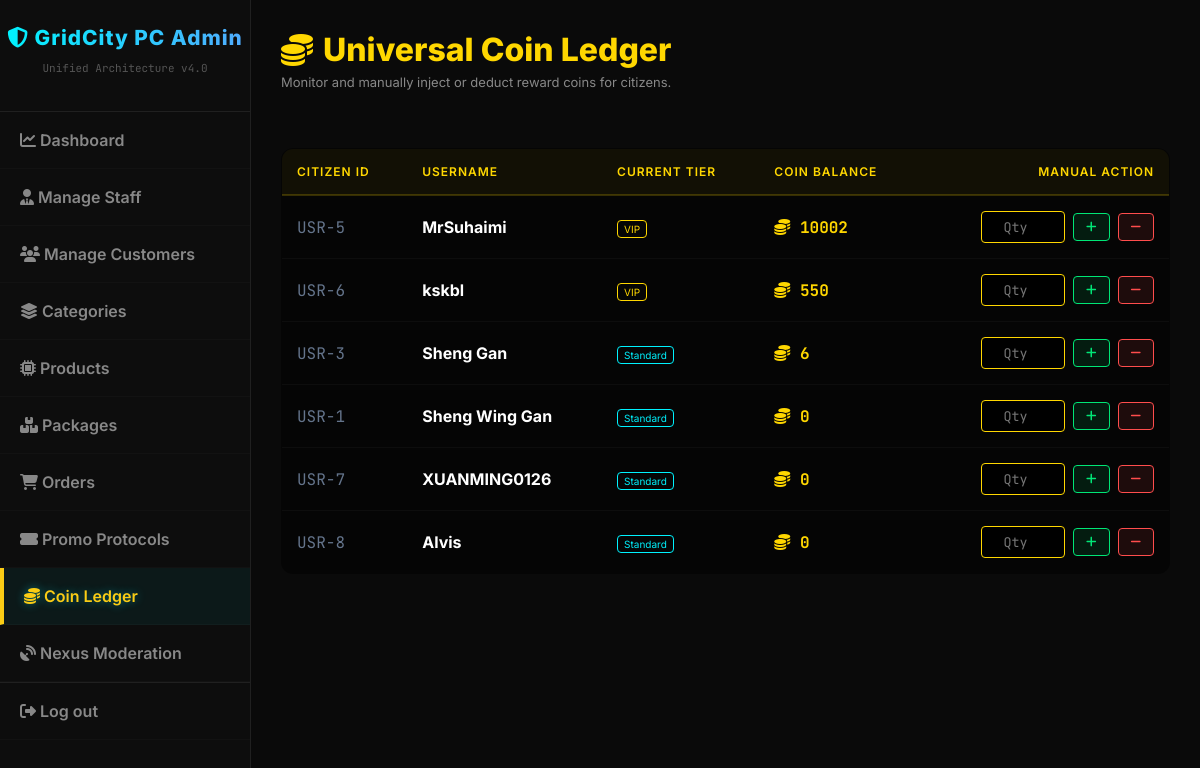
/manage_coins.php (signed in), run on an earlier commit of the app's database.
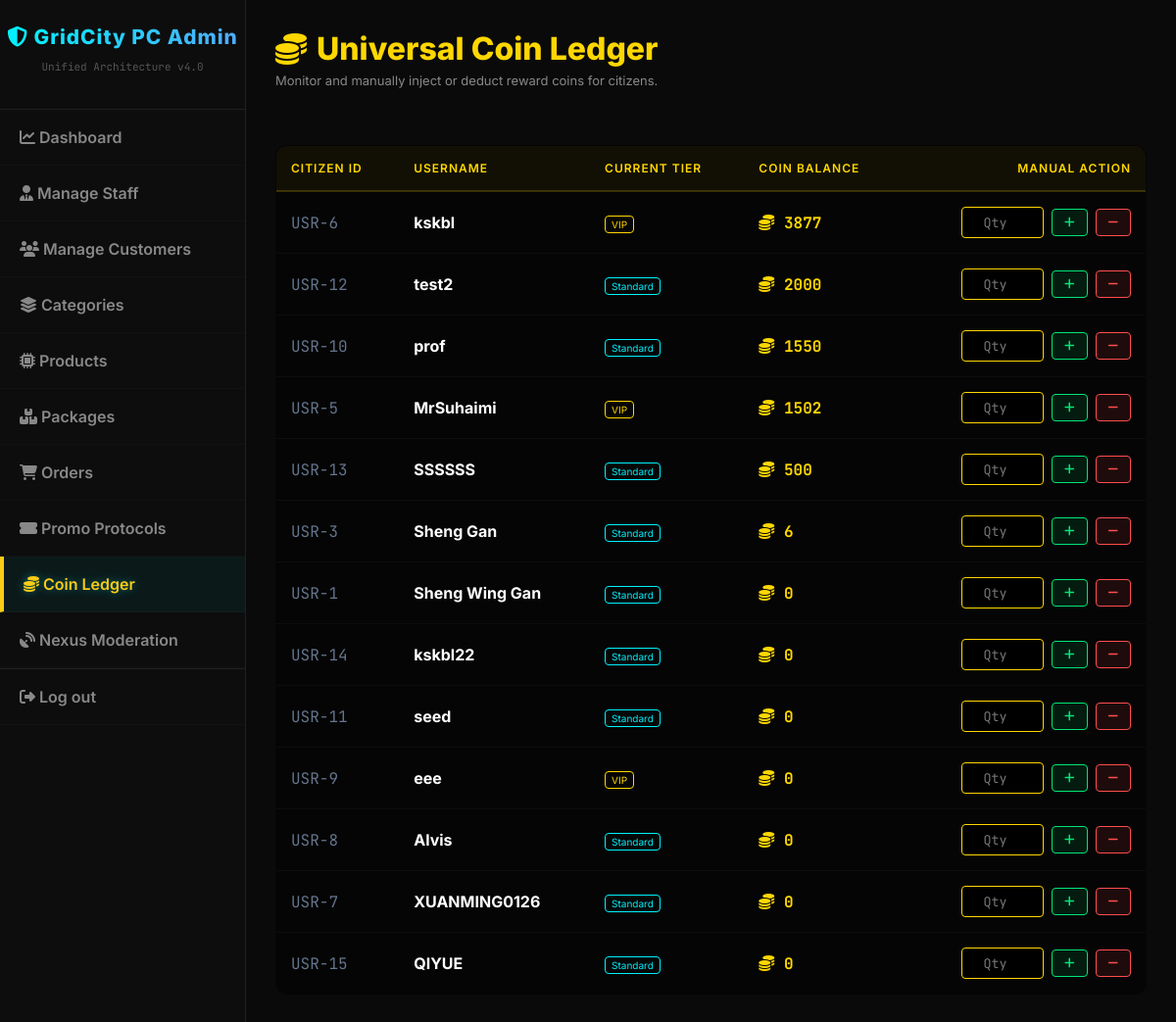
And on a later commit of the database.
### tables this page shows
CREATE TABLE `customers` (
  `customer_id` int(11) NOT NULL,
  `username` varchar(150) DEFAULT NULL,
  `first_name` varchar(50) DEFAULT NULL,
  `last_name` varchar(50) DEFAULT NULL,
  `email` varchar(100) NOT NULL,
  `password` varchar(255) NOT NULL,
  `phone_number` varchar(20) DEFAULT NULL,
  `birthday` date DEFAULT NULL,
  `wallet_balance` decimal(10,2) NOT NULL DEFAULT 0.00,
  `reward_coins` int(11) NOT NULL DEFAULT 0,
  `lifetime_coins` int(11) DEFAULT 0,
  `membership_tier` varchar(20) DEFAULT 'Standard',
  `vip_expiry_date` datetime DEFAULT NULL,
  `auto_renew` tinyint(1) DEFAULT 0,
  `default_shipping_address` text DEFAULT NULL,
  `account_status` varchar(20) DEFAULT 'Active',
  `reset_token` varchar(6) DEFAULT NULL,
  `reset_token_expire` datetime DEFAULT NULL,
  `pref_gamer` int(11) DEFAULT 0,
  `pref_creator` int(11) DEFAULT 0,
  `pref_student` int(11) DEFAULT 0,
  `pref_enthusiast` int(11) DEFAULT 0,
  `created_at` datetime DEFAULT current_timestamp()
);

### manage_coins.php (the view, shortened to what this page needs)
<!DOCTYPE html>
<html lang="en">
<head>
    <link rel="stylesheet" href="https://cdnjs.cloudflare.com/ajax/libs/font-awesome/6.4.0/css/all.min.css">
    <link rel="stylesheet" href="css/admin_style.css">
</head>
<body>
    <div class="admin-container">
      <?php include 'admin_sidebar.php'; ?>
        <div class="admin-content" style="padding: 30px;">
            <header class="admin-header" style="margin-bottom: 30px;">
                <h2 style="color: #ffd700; margin:0;"><i class="fas fa-coins"></i> Universal Coin Ledger</h2>
                <p style="color:#888; font-size:13px; margin-top:5px;">Monitor and manually inject or deduct reward coins for citizens.</p>
            </header>
            <table class="cyber-table">
                <thead>
                    <tr>
                        <th>Citizen ID</th>
                        <th>Username</th>
                        <th>Current Tier</th>
                        <th>Coin Balance</th>
                        <th style="text-align: right;">Manual Action</th>
                    </tr>
                </thead>
                <tbody>
                    <?php
                    $res = $conn->query("SELECT customer_id, username, membership_tier, reward_coins FROM customers ORDER BY reward_coins DESC");
                    while ($row = $res->fetch_assoc()) {
                        $tier_color = ($row['membership_tier'] == 'VIP') ? '#ffd700' : '#00f2fe';
                        echo "<tr>";
                        echo "<td style='color:#64748b; font-family: JetBrains Mono;'>USR-{$row['customer_id']}</td>";
                        echo "<td><strong>{$row['username']}</strong></td>";
                        echo "<td><span style='color:{$tier_color}; border:1px solid {$tier_color}; padding:2px 6px; border-radius:4px; font-size:10px;'>{$row['membership_tier']}</span></td>";
                        echo "<td style='color:#ffd700; font-family: JetBrains Mono; font-weight:bold; font-size:16px;'><i class='fas fa-coins'></i> {$row['reward_coins']}</td>";
                        echo "<td style='text-align: right;'>
                                <form method='POST' style='display:flex; justify-content:flex-end; gap:8px; align-items:center;'>
                                    <input type='hidden' name='customer_id' value='{$row['customer_id']}'>
                                    <input type='number' name='coin_amount' class='coin-input' placeholder='Qty' min='1' required>
                                    <button type='submit' name='action' value='add' class='btn-add' title='Inject Coins'><i class='fas fa-plus'></i></button>
                                    <button type='submit' name='action' value='deduct' class='btn-deduct' title='Deduct Coins'><i class='fas fa-minus'></i></button>
                                </form>
                              </td>";
                        echo "</tr>";
                    }
                    ?>
                </tbody>
            </table>
        </div>
    </div>
</body>
</html>

### admin_sidebar.php
<?php
$current_page = basename($_SERVER['PHP_SELF']);
$sidebar_role = strtolower($_SESSION['admin_role'] ?? $_SESSION['role'] ?? '');
if (!function_exists('isActive')) {
    function isActive($page, $current) { return ($page === $current) ? 'active' : ''; }
    function getStyle($page, $current) { return ($page === $current) ? 'color: #facc15; border-left-color: #facc15;' : ''; }
}
?>
<nav class="admin-sidebar">
    <div class="sidebar-header">
        <h3><i class="fas fa-shield-alt"></i> GridCity PC Admin</h3>
        <p style="color:#555; font-size:11px; font-family:'JetBrains Mono';">Unified Architecture v4.0</p>
    </div>
    <ul class="sidebar-menu">
        <li><a href="admin_dashboard.php" class="<?= isActive('admin_dashboard.php', $current_page) ?>" style="<?= getStyle('admin_dashboard.php', $current_page) ?>"><i class="fas fa-chart-line"></i> Dashboard</a></li>
        <?php if ($sidebar_role === 'superadmin'): ?>
            <li><a href="manage_staff.php" class="<?= isActive('manage_staff.php', $current_page) ?>" style="<?= getStyle('manage_staff.php', $current_page) ?>"><i class="fas fa-user-tie"></i> Manage Staff</a></li>
        <?php endif; ?>
        <li><a href="manage_users.php" class="<?= isActive('manage_users.php', $current_page) ?>" style="<?= getStyle('manage_users.php', $current_page) ?>"><i class="fas fa-users"></i> Manage Customers</a></li>
        <li><a href="manage_categories.php" class="<?= isActive('manage_categories.php', $current_page) ?>" style="<?= getStyle('manage_categories.php', $current_page) ?>"><i class="fas fa-layer-group"></i> Categories</a></li>
        <li><a href="manage_products.php" class="<?= isActive('manage_products.php', $current_page) ?>" style="<?= getStyle('manage_products.php', $current_page) ?>"><i class="fas fa-microchip"></i> Products</a></li>
        <li><a href="manage_packages.php" class="<?= isActive('manage_packages.php', $current_page) ?>" style="<?= getStyle('manage_packages.php', $current_page) ?>"><i class="fas fa-boxes"></i> Packages</a></li>
        <li><a href="manage_orders.php" class="<?= isActive('manage_orders.php', $current_page) ?>" style="<?= getStyle('manage_orders.php', $current_page) ?>"><i class="fas fa-shopping-cart"></i> Orders</a></li>
        <li><a href="manage_vouchers.php" class="<?= isActive('manage_vouchers.php', $current_page) ?>" style="<?= getStyle('manage_vouchers.php', $current_page) ?>"><i class="fas fa-ticket-alt"></i> Promo Protocols</a></li>
        <li><a href="manage_coins.php" class="<?= isActive('manage_coins.php', $current_page) ?>" style="<?= getStyle('manage_coins.php', $current_page) ?>"><i class="fas fa-coins"></i> Coin Ledger</a></li>
        <li><a href="manage_forum.php" class="<?= isActive('manage_forum.php', $current_page) ?>" style="<?= getStyle('manage_forum.php', $current_page) ?>"><i class="fas fa-satellite-dish"></i> Nexus Moderation</a></li>
        <li><a href="admin_logout.php" class="logout-btn"><i class="fas fa-sign-out-alt"></i> Log out</a></li>
    </ul>
</nav>

### css/admin_style.css (style rules this page uses)
:root { --bg-main: #0a0a0a; --bg-surface: #141414; --bg-glass: rgba(20, 20, 20, 0.75); --bg-sidebar: rgba(15, 15, 15, 0.85); --accent-blue: #00f2fe; --accent-purple: #4facfe; --accent-danger: #ff4d4d; --accent-warning: #f39c12; --text-main: #ffffff; --text-muted: #888888; --border-color: rgba(255, 255, 255, 0.08); --border-radius: 12px; --transition-fast: all 0.2s ease-in-out; --transition-smooth: all 0.4s cubic-bezier(0.16, 1, 0.3, 1); }
body { margin: 0; font-family: 'Inter', sans-serif; background-color: var(--bg-main); color: var(--text-main); display: flex; height: 100vh; }
.admin-sidebar { width: 250px; min-width: 250px; background-color: var(--bg-sidebar); backdrop-filter: blur(12px); -webkit-backdrop-filter: blur(12px); border-right: 1px solid var(--border-color); display: flex; flex-direction: column; z-index: 100; }
.sidebar-header { display: flex; flex-direction: column; align-items: center; justify-content: center; padding: 25px 0; border-bottom: 1px solid var(--border-color); text-align: center; }
.sidebar-header h3 { margin: 0; background: linear-gradient(to right, var(--accent-blue), var(--accent-purple)); -webkit-background-clip: text; background-clip: text; -webkit-text-fill-color: transparent; font-weight: 800; font-size: 1.3rem; letter-spacing: 1px; }
.admin-sidebar ul.sidebar-menu { list-style: none; padding: 0; margin: 0; }
.admin-sidebar ul.sidebar-menu li a { display: block; padding: 18px 20px; color: var(--text-muted); font-weight: 600; text-decoration: none; border-bottom: 1px solid rgba(255,255,255,0.02); transition: var(--transition-fast); position: relative; }
.admin-sidebar ul.sidebar-menu li a:hover, .admin-sidebar ul.sidebar-menu li a.active { background-color: rgba(0, 242, 254, 0.05); color: var(--accent-blue); border-left: 4px solid var(--accent-blue); text-shadow: 0 0 10px rgba(0, 242, 254, 0.4); }
.admin-container { display: flex; min-height: 100vh; width: 100%; flex: 1; background-color: var(--bg-main); }
.admin-content { flex: 1; width: 100%; box-sizing: border-box; display: flex; flex-direction: column; overflow-y: auto; padding: 30px; }
.logout-btn { margin-top: auto; border-top: 1px solid var(--border-color); }
.admin-header h2 { font-size: 2rem; font-weight: 800; margin-bottom: 2rem; display: flex; align-items: center; gap: 10px; }
table { width: 100%; border-collapse: collapse; margin-top: 15px; }
table th, table td { padding: 15px 12px; text-align: left; border-bottom: 1px solid var(--border-color); }
table th { background-color: rgba(255,255,255,0.02); color: var(--accent-blue); font-weight: 600; text-transform: uppercase; font-size: 0.85rem; letter-spacing: 1px; }
table td { color: var(--text-main); }

### manage_coins.php (style rules this page uses)
.cyber-table { width: 100%; border-collapse: collapse; text-align: left; background: rgba(0,0,0,0.5); border-radius: 12px; overflow: hidden; border: 1px solid rgba(255,255,255,0.05); }
.cyber-table th { padding: 15px; color:#ffd700; font-size: 12px; text-transform: uppercase; background: rgba(255,215,0,0.05); border-bottom: 2px solid rgba(255,215,0,0.2); }
.cyber-table td { padding: 15px; border-bottom: 1px solid rgba(255,255,255,0.03); color: #fff; }
.coin-input { background: #000; border: 1px solid #ffd700; color: #ffd700; padding: 6px; border-radius: 4px; width: 70px; text-align: center; font-family: 'JetBrains Mono'; outline: none; }
.btn-add { background: rgba(0,230,118,0.1); color: #00e676; border: 1px solid #00e676; padding: 6px 12px; border-radius: 4px; cursor: pointer; font-weight: bold; transition: 0.3s; font-size: 12px; }
.btn-deduct { background: rgba(255,77,77,0.1); color: #ff4d4d; border: 1px solid #ff4d4d; padding: 6px 12px; border-radius: 4px; cursor: pointer; font-weight: bold; transition: 0.3s; font-size: 12px; }

What changed in the data, as far as the page shows it:
changed customers "kskbl": reward_coins "550" → "3877"; moves up the list
added customers: customer_id "12", username "test2", membership_tier "Standard", reward_coins "2000"
added customers: customer_id "10", username "prof", membership_tier "Standard", reward_coins "1550"
changed customers "MrSuhaimi": reward_coins "10002" → "1502"
added customers: customer_id "13", username "SSSSSS", membership_tier "Standard", reward_coins "500"
added customers: customer_id "14", username "kskbl22", membership_tier "Standard", reward_coins "0"
added customers: customer_id "11", username "seed", membership_tier "Standard", reward_coins "0"
added customers: customer_id "9", username "eee", membership_tier "VIP", reward_coins "0"
shown differently, row unchanged: customers "Alvis": moves up the list
added customers: customer_id "15", username "QIYUE", membership_tier "Standard", reward_coins "0"
